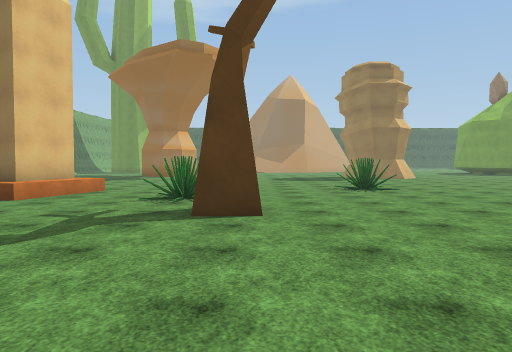
[1] (above)

24 first-person views from a walk through a scene from a Unity 3-D project. The camera is 1.5 m above the floor, tilts 2° down and sees 70° across. The floor is counted in squares, 2 m on a side. Each view is taken from the middle of a square. On the plan, view 1 faces up. The plan holds only what a view shows up to about 11 squares ahead; the rest is blank. The place goes on beyond the plan. The player character is not drawn. Some surface patterns are stand-ins.

[2]
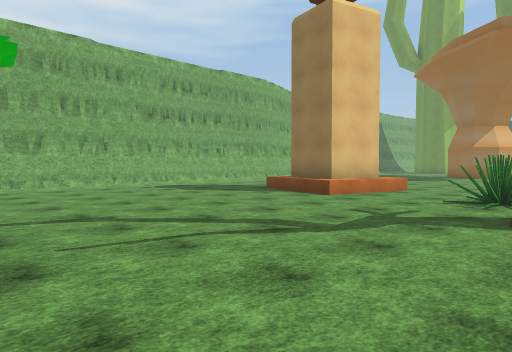

[3]
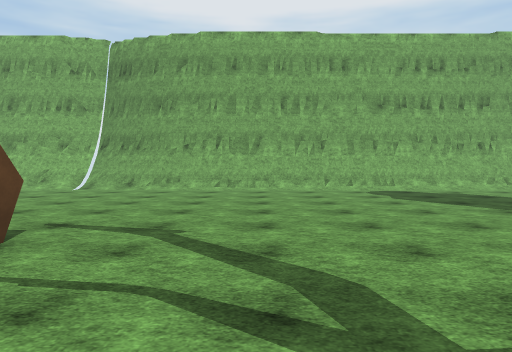

[4]
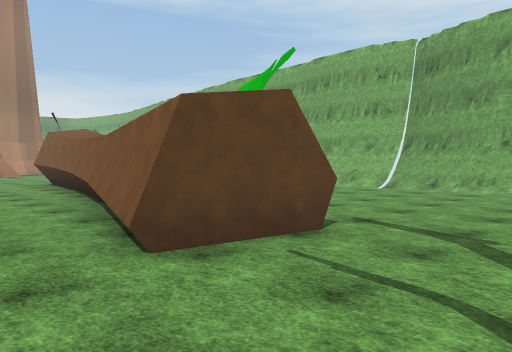

[5]
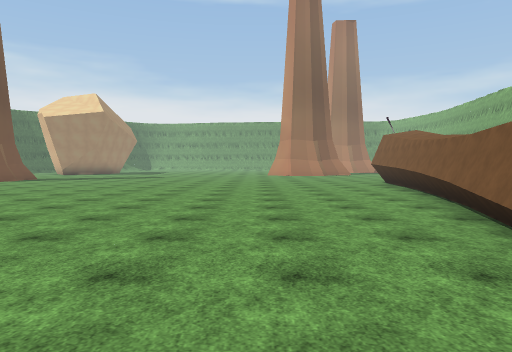

[6]
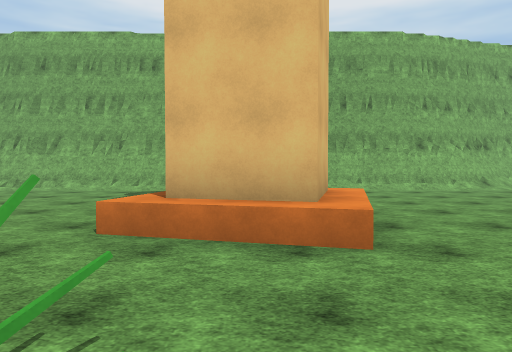

[7]
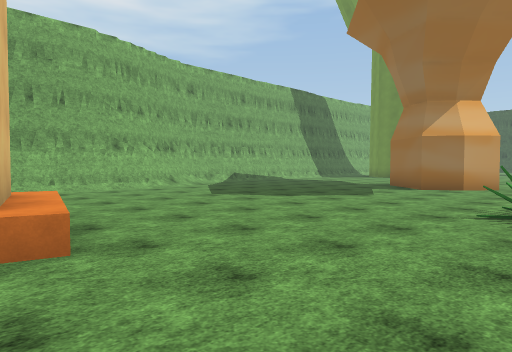

[8]
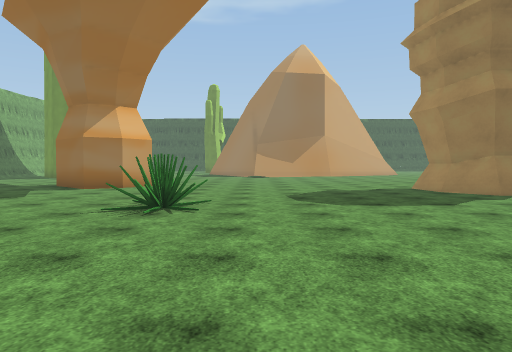

[9]
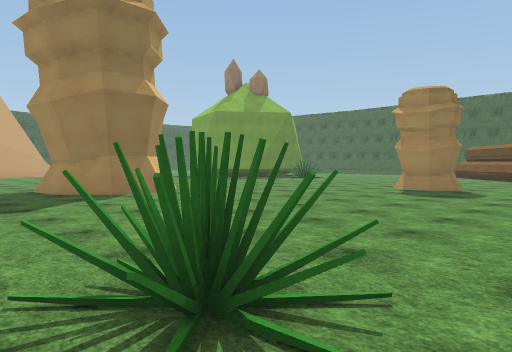

[10]
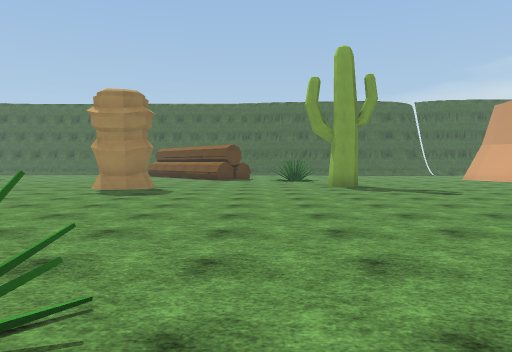

[11]
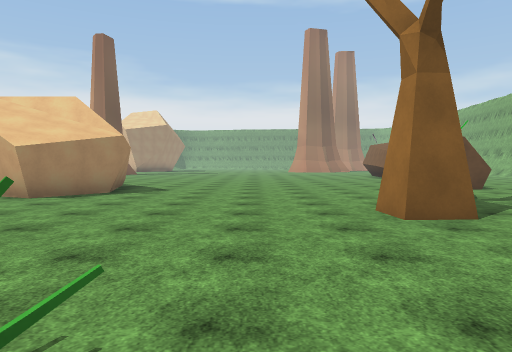

[12]
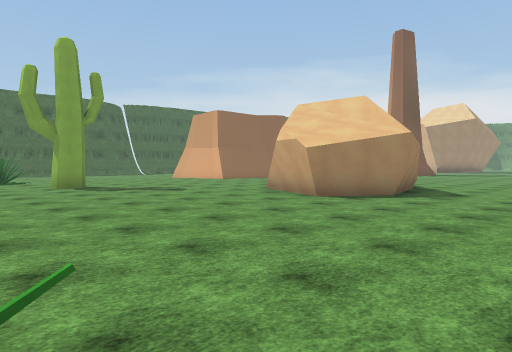

[13]
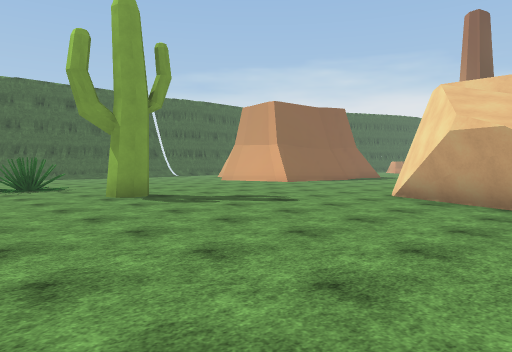

[14]
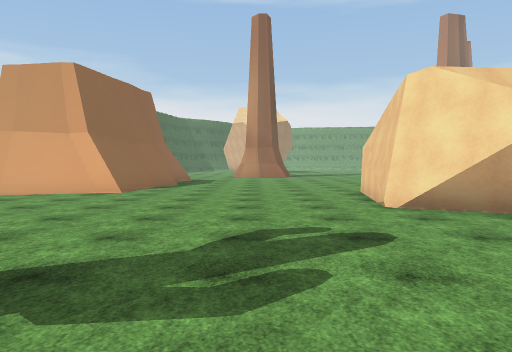

[15]
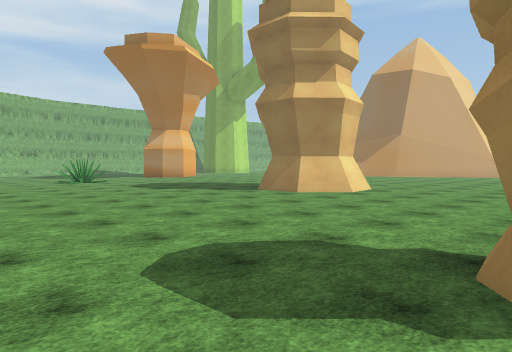

[16]
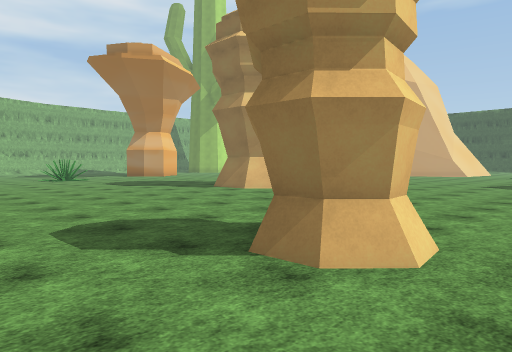

[17]
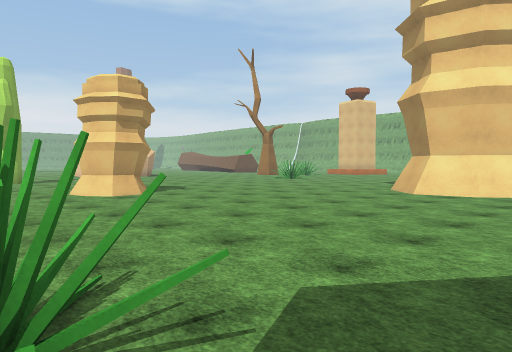

[18]
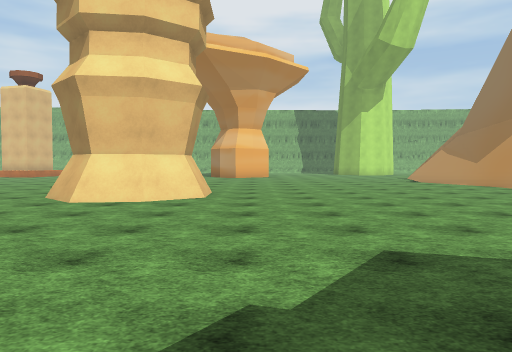

[19]
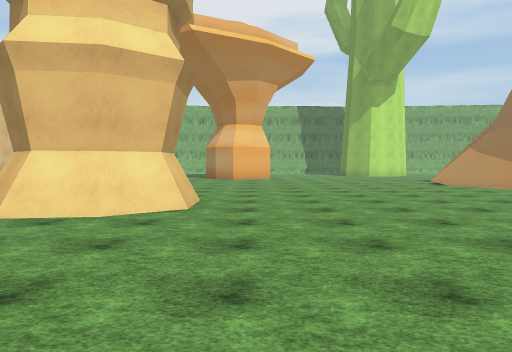

[20]
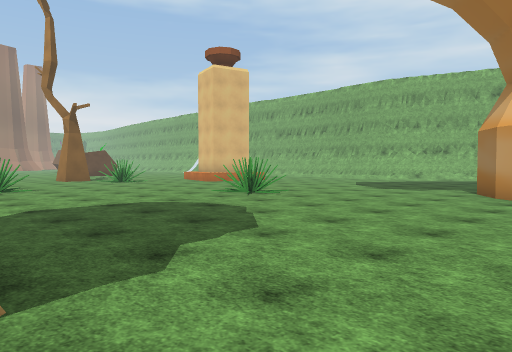

[21]
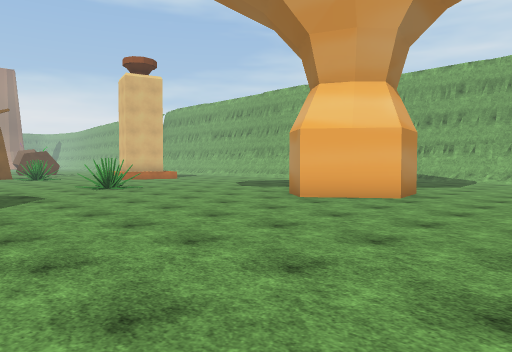

[22]
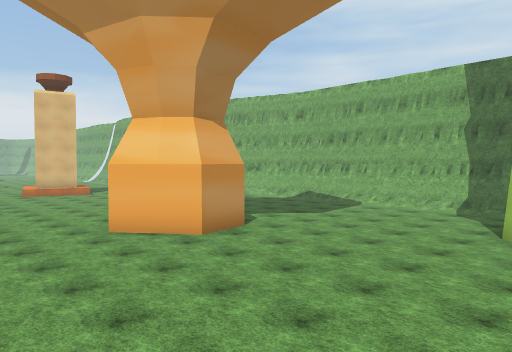

[23]
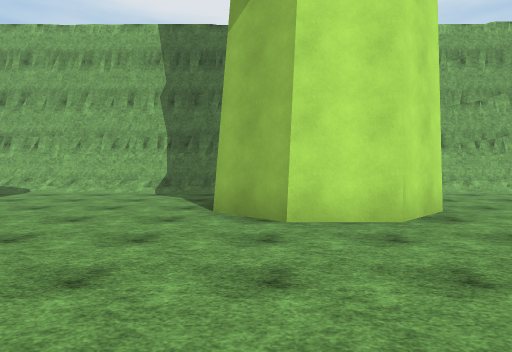

[24]
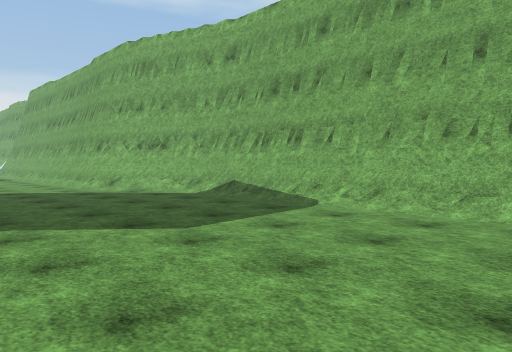

### Floor plan
Key: @ floor where view 1 was taken; # wall or solid block; . floor; / step, stairs or slope; ^ raised ledge; O other object.
Columns run from 13 left of view 1 to 17 right of it. Each row starts with its distance up from view 1.
 31     #..
 30     ##...
 29      #....   / /...
 28     ##.....    ......
 27 #...........   .......
 26 #.......................
 25 #........................
 24 #..........................
 23 #...........................
 22 #......##.................... .
 21 #...... ##...................OO
 20 #.......#.........###.........O
 19 #.................###.........
 18 #..................##.........
 17 #/............................
 16 ##..........O.................
 15  #/........OO.................
 14  #/..........................
 13  #/.......................OO.
 12  #/..........................
 11  #/ ............O............
 10  #/   ^#^.......O............
  9  #/..  ##...................
  8  #/...^#^..OO.................O
  7  #/........OO.................O
  6  #/.........OO.............#...
  5  #/..........................
  4  #/...........................
  3  #/.................##........
  2  #/................####.......
  1  #/................#  #........
  0  #/......##..@.....#  #........
 -1  #......  #.........  #.......#
 -2  #....   ##.........  .......##
 -3  #..     #.........   .......#
 -4  #.      #.........
 -5          #..........
 -6          #..........
 -7         ##...........
 -8         #............

Where each view was taken, in squares from view 1:
view 1: 0 up, 0 right, facing up
view 2: 0 up, 0 right, facing up-left
view 3: 3 up, 1 left, facing left
view 4: 3 up, 1 left, facing down-left
view 5: 3 up, 0 right, facing down
view 6: 9 up, 1 left, facing left
view 7: 9 up, 1 left, facing up-left
view 8: 9 up, 0 right, facing up
view 9: 9 up, 2 right, facing up-right
view 10: 9 up, 2 right, facing right
view 11: 11 up, 2 right, facing down
view 12: 10 up, 2 right, facing down-right
view 13: 10 up, 6 right, facing down-right
view 14: 8 up, 12 right, facing down
view 15: 10 up, 13 right, facing up-left
view 16: 10 up, 15 right, facing up-left
view 17: 22 up, 17 right, facing down-left
view 18: 22 up, 15 right, facing left
view 19: 22 up, 13 right, facing left
view 20: 22 up, 5 right, facing down-left
view 21: 26 up, 3 right, facing down-left
view 22: 29 up, 0 right, facing down-left
view 23: 28 up, 3 left, facing left
view 24: 26 up, 7 left, facing down-left
